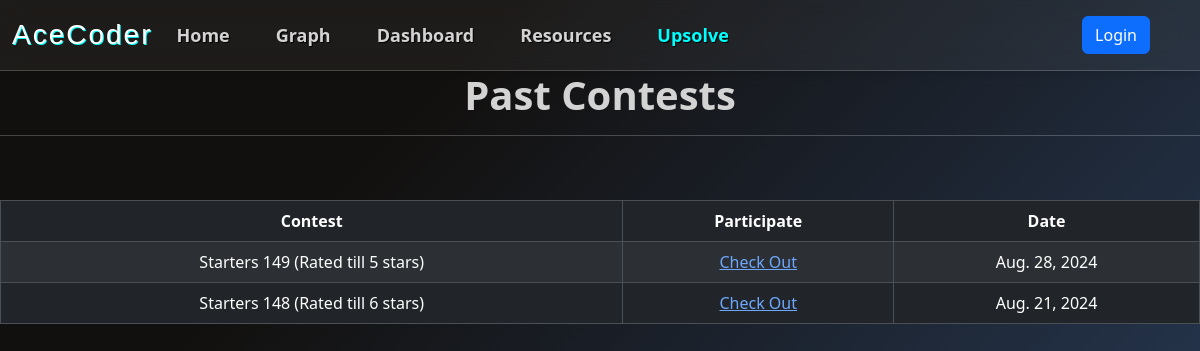
/upsolve/, run on an earlier commit of the app's database.
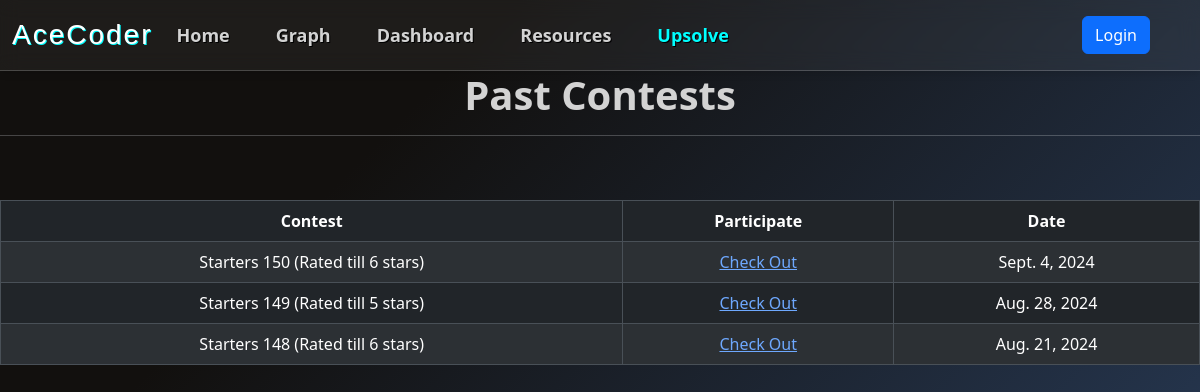
And on a later commit of the database.
### upsolve/models.py (models this page shows, shortened)
class Contest(models.Model):
    name = models.CharField(max_length=10, primary_key=True)
    contest = models.CharField(max_length=50)
    link = models.URLField()
    solution_link = models.URLField(default='')
    date = models.DateField()
    duration = models.SmallIntegerField()
    contest_problems = models.ManyToManyField(ContestProblem)

### upsolve/views.py (the view)
# urls.py: path("", views.upsolve_home, name="upsolve_home"),
def upsolve_home(request):
    contests = Contest.objects.all().order_by('-date')
    return render(request, 'upsolve_home.html', {'contests': contests})

### AceCoder/context_processors.py (called while the page is built)
def add_is_admin(request):
    is_admin = False
    is_faculty = False
    if request.user.is_authenticated:
        is_admin = request.user.groups.filter(name='admin').exists()
        is_faculty = request.user.groups.filter(name='Faculty').exists()
    return {'is_admin': is_admin, 'is_faculty': is_faculty}

### upsolve/templates/upsolve_home.html (shortened to what this page needs)
{% extends "base.html" %}
{% load static %}
{% block content %}
    <h1 style="font-weight: bold; text-align: center; color: lightgrey">Past Contests</h1>
    <hr>
    <br><br>
    <div class="table-responsive">
        <table class="table table-striped table-bordered">
            <thead>
                <tr style="text-align: center">
                    <th> Contest </th>
                    <th> Participate </th>
                    <th> Date </th>
                </tr>
            </thead>
            <tbody>
                {% for contest in contests %}
                <tr style="text-align: center">
                    <td> {{contest.contest}} </td>
                    <td> <a href="{% url "contest_page" contest.name %}" > Check Out </a> </td>
                    <td> {{contest.date}} </td>
                </tr>
                {% endfor %}
            </tbody>
        </table>
    </div>
{% endblock %}

What changed in the data, as far as the page shows it:
added Contest: contest "Starters 150 (Rated till 6 stars)", date "Sept. 4, 2024"
